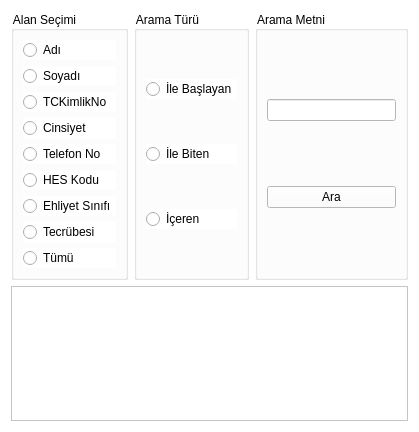
<?xml version="1.0" encoding="UTF-8"?>
<ui version="4.0">
 <class>SoforBilgisiListeFormu</class>
 <widget class="QWidget" name="SoforBilgisiListeFormu">
  <property name="geometry">
   <rect>
    <x>0</x>
    <y>0</y>
    <width>419</width>
    <height>432</height>
   </rect>
  </property>
  <property name="windowTitle">
   <string>Şoför Listesi</string>
  </property>
  <property name="windowIcon">
   <iconset resource="../../Kaynaklar.qrc">
    <normaloff>:/Resimler/Resimler/sofor.png</normaloff>:/Resimler/Resimler/sofor.png</iconset>
  </property>
  <property name="styleSheet">
   <string notr="true">background-color: rgb(255, 255, 255);</string>
  </property>
  <layout class="QGridLayout" name="gridLayout">
   <item row="0" column="1">
    <widget class="QGroupBox" name="grpAramaTuru">
     <property name="title">
      <string>Arama Türü</string>
     </property>
     <layout class="QVBoxLayout" name="verticalLayout_3">
      <item>
       <widget class="QRadioButton" name="rbIleBaslayan">
        <property name="text">
         <string>İle Başlayan</string>
        </property>
       </widget>
      </item>
      <item>
       <widget class="QRadioButton" name="rbIleBiten">
        <property name="text">
         <string>İle Biten</string>
        </property>
       </widget>
      </item>
      <item>
       <widget class="QRadioButton" name="rbIceren">
        <property name="text">
         <string>İçeren</string>
        </property>
       </widget>
      </item>
     </layout>
    </widget>
   </item>
   <item row="0" column="2">
    <widget class="QGroupBox" name="grpAramaMetni">
     <property name="title">
      <string>Arama Metni</string>
     </property>
     <layout class="QVBoxLayout" name="verticalLayout">
      <item>
       <widget class="QLineEdit" name="leAramaMetni"/>
      </item>
      <item>
       <widget class="QPushButton" name="pbAra">
        <property name="text">
         <string>Ara</string>
        </property>
        <property name="icon">
         <iconset resource="../../Kaynaklar.qrc">
          <normaloff>:/Resimler/Resimler/buyutec.png</normaloff>:/Resimler/Resimler/buyutec.png</iconset>
        </property>
       </widget>
      </item>
     </layout>
    </widget>
   </item>
   <item row="1" column="0" colspan="3">
    <widget class="QTableWidget" name="tblSoforBilgisiListesi">
     <property name="styleSheet">
      <string notr="true">color: rgb(0, 0, 0);</string>
     </property>
    </widget>
   </item>
   <item row="0" column="0">
    <widget class="QGroupBox" name="grpAlanSecimi">
     <property name="title">
      <string>Alan Seçimi</string>
     </property>
     <layout class="QVBoxLayout" name="verticalLayout_2">
      <item>
       <widget class="QRadioButton" name="rbAdi">
        <property name="text">
         <string>Adı</string>
        </property>
       </widget>
      </item>
      <item>
       <widget class="QRadioButton" name="rbSoyadi">
        <property name="text">
         <string>Soyadı</string>
        </property>
       </widget>
      </item>
      <item>
       <widget class="QRadioButton" name="rbTCKimlikNo">
        <property name="text">
         <string>TCKimlikNo</string>
        </property>
       </widget>
      </item>
      <item>
       <widget class="QRadioButton" name="rbCinsiyet">
        <property name="text">
         <string>Cinsiyet</string>
        </property>
       </widget>
      </item>
      <item>
       <widget class="QRadioButton" name="rbTelefonNo">
        <property name="text">
         <string>Telefon No</string>
        </property>
       </widget>
      </item>
      <item>
       <widget class="QRadioButton" name="rbHESKodu">
        <property name="text">
         <string>HES Kodu</string>
        </property>
       </widget>
      </item>
      <item>
       <widget class="QRadioButton" name="rbEhliyetSinifi">
        <property name="text">
         <string>Ehliyet Sınıfı</string>
        </property>
       </widget>
      </item>
      <item>
       <widget class="QRadioButton" name="rbTecrubesi">
        <property name="text">
         <string>Tecrübesi</string>
        </property>
       </widget>
      </item>
      <item>
       <widget class="QRadioButton" name="rbTumu">
        <property name="text">
         <string>Tümü</string>
        </property>
       </widget>
      </item>
     </layout>
    </widget>
   </item>
   <item row="2" column="0">
    <spacer name="verticalSpacer">
     <property name="orientation">
      <enum>Qt::Vertical</enum>
     </property>
     <property name="sizeHint" stdset="0">
      <size>
       <width>20</width>
       <height>40</height>
      </size>
     </property>
    </spacer>
   </item>
  </layout>
 </widget>
 <tabstops>
  <tabstop>rbSoyadi</tabstop>
  <tabstop>rbCinsiyet</tabstop>
  <tabstop>rbTelefonNo</tabstop>
  <tabstop>rbIceren</tabstop>
  <tabstop>pbAra</tabstop>
  <tabstop>tblSoforBilgisiListesi</tabstop>
 </tabstops>
 <resources>
  <include location="../../Kaynaklar.qrc"/>
 </resources>
 <connections/>
</ui>
